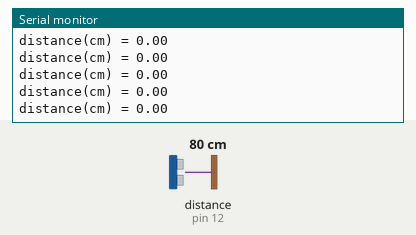
The sketch below on a simulated Arduino Uno, built with avr-gcc and run on an emulated ATmega328P. Shown: the last lines printed to the serial monitor. Wiring (inferred from the names in the program): ultrasonic range finder: trigger pin 12; echo pin 12. The test bench sets the inputs (shaded band); at power-on: distance to the obstacle (sensor on pin 12) 80 cm. The echo pulse lasts 58.3 µs per cm.

Above: at 2.2 s.
2.3 s: distance to the obstacle (sensor on pin 12) set to 2 cm
At 3.4 s:
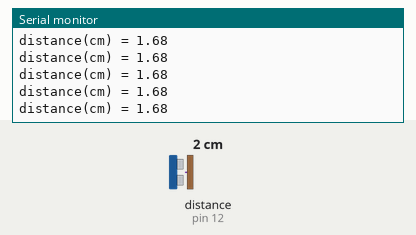
3.8 s: distance to the obstacle (sensor on pin 12) set to 18 cm
At 4.6 s:
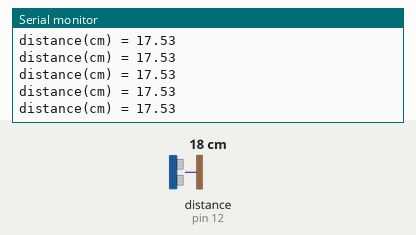
6.8 s: distance to the obstacle (sensor on pin 12) set to 4 cm
At 7.5 s:
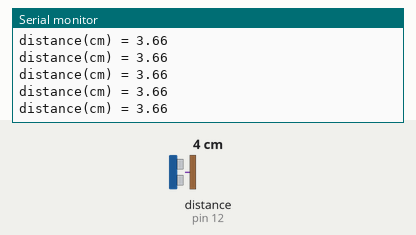
12.8 s: distance to the obstacle (sensor on pin 12) set to 20 cm
At 13.9 s:
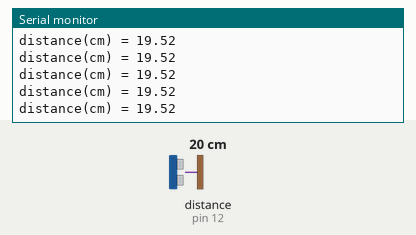
15.8 s: distance to the obstacle (sensor on pin 12) set to 9 cm
At 16.8 s:
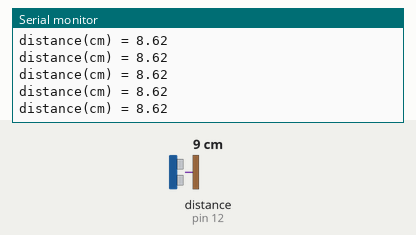
Timing chart, 0 to 18.8 s (numbered marks = the images above; inputs shaded):
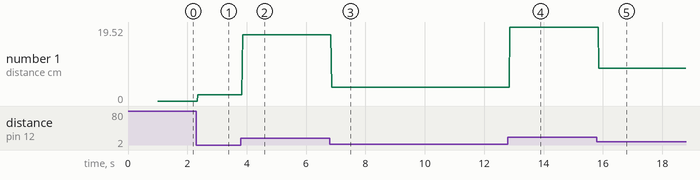

The sketch:

cg1111a.ino
```cpp
#include "MeMCore.h"

#define IR_SENSOR 2
#define DECODER_A 9
#define DECODER_B 10
#define ULTRASONIC 12

#define TIMEOUT 2000 // Max microseconds to wait; choose according to max distance of wall
#define SPEED_OF_SOUND 340 // Update according to your own experiment
#define ULTRA_MIN_DISTANCE 3.72 // in cm
#define ULTRA_MAX_DISTANCE 16.6 // in cm
#define ULTRA_TRACKING_DISTANCE 8.5 //in cm
#define TURNING_TIME_MS 330 // The time duration (ms) for turning
#define kP 1
#define kD 0

MeDCMotor leftMotor(M1); // Forward is -255
MeDCMotor rightMotor(M2); // Forward is 255
MeLineFollower lineFinder(PORT_4);
MeRGBLed led(0,30);

void setup() {
  // Any setup code here runs only once:
  //delay(10000); // Do nothing for 10000 ms = 10 seconds
  /*
  pinMode(I1, OUTPUT);
  pinMode(I2, OUTPUT);
  delay(1000);
  digitalWrite(I1, LOW);
  digitalWrite(I2, LOW);


  led.setpin(13);

  pinMode(IR_SENSOR, INPUT);
  delay(1000);
  */
  Serial.begin(9600);
  delay(1000);
}
void loop() {


  Serial.print("distance(cm) = ");
  Serial.println(ultra_read());

  //Serial.println(analogRead(IR_SENSOR));
  //Serial.println(analogRead(3));
  //delay(10);
  /*
  if (analogRead(IR_SENSOR) >= 300 && analogRead(IR_SENSOR) <= 450) {
    led.setColor(0, 255, 0);
    led.show();

  }
  else {
    led.setColor(0, 0, 255);
    led.show();
  }


  digitalWrite(I1, LOW);
  digitalWrite(I2, LOW);
  delay(1000);
  digitalWrite(I1, HIGH);
  digitalWrite(I2, LOW);
  delay(1000);
  digitalWrite(I1, LOW);
  digitalWrite(I2, HIGH);
  delay(1000);
  digitalWrite(I1, HIGH);
  digitalWrite(I2, HIGH);
  delay(1000);
  */
  delay(10);
}

float ultra_read() {
  pinMode(ULTRASONIC, OUTPUT);
  digitalWrite(ULTRASONIC, LOW);
  delayMicroseconds(2);
  digitalWrite(ULTRASONIC, HIGH);
  delayMicroseconds(10);
  digitalWrite(ULTRASONIC, LOW);
  pinMode(ULTRASONIC, INPUT);
  long duration = pulseIn(ULTRASONIC, HIGH, TIMEOUT);
  return duration / 2.0 / 1000000 * SPEED_OF_SOUND * 100;
}

void pid_move() {

}
```

Measured:
- after the input at 2.3 s, the serial monitor: prints a new line after 0.05 s (image 1)
- after the input at 3.8 s, the serial monitor: prints a new line after 0.06 s (image 2)
- after the input at 6.8 s, the serial monitor: prints a new line after 0.06 s (image 3)
- after the input at 12.8 s, the serial monitor: prints a new line after 0.07 s (image 4)
- after the input at 15.8 s, the serial monitor: prints a new line after 0.06 s (image 5)
- plotted number 1: 0 → 1.68 after the input at 2.3 s, 1.68 → 17.53 after the input at 3.8 s, 17.53 → 3.66 after the input at 6.8 s, 3.66 → 19.52 after the input at 12.8 s, 19.52 → 8.62 after the input at 15.8 s
